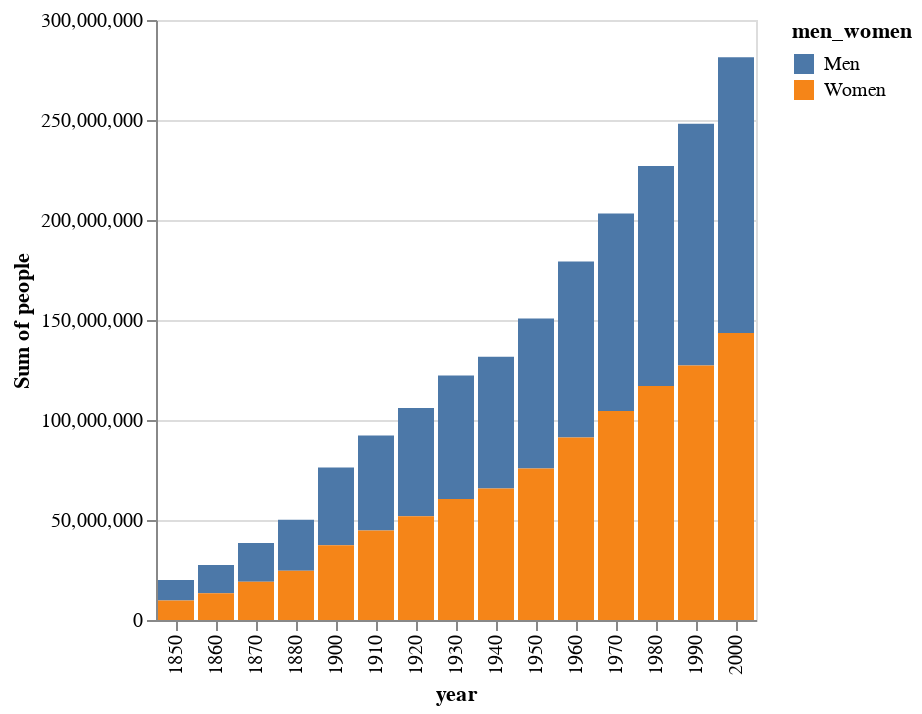

The notebook cell saved with this chart:
### Code cell
alt.Chart(population).mark_bar().encode(
    x='year:O',
    y='sum(people):Q',
    color='men_women:N'
).transform_calculate(
    men_women='datum.sex == 1 ? "Men" : "Women"'
)

### Figure 1 — Vega-Lite specification as saved in the notebook (floating-point values rounded to 4 significant figures; data arrays with more than 128 entries replaced by an {"elided": "..."} marker saying what was removed)
{"config": {"view": {"continuousWidth": 400, "continuousHeight": 300}}, "data": {"name": "data-45e35b5faa42c7034b347e8bcfc8b805"}, "mark": "bar", "encoding": {"color": {"field": "men_women", "type": "nominal"}, "x": {"field": "year", "type": "ordinal"}, "y": {"aggregate": "sum", "field": "people", "type": "quantitative"}}, "transform": [{"calculate": "datum.sex == 1 ? \"Men\" : \"Women\"", "as": "men_women"}], "$schema": "https://vega.github.io/schema/vega-lite/v4.17.0.json", "datasets": {"data-45e35b5faa42c7034b347e8bcfc8b805": {"elided": "570 records"}}}
